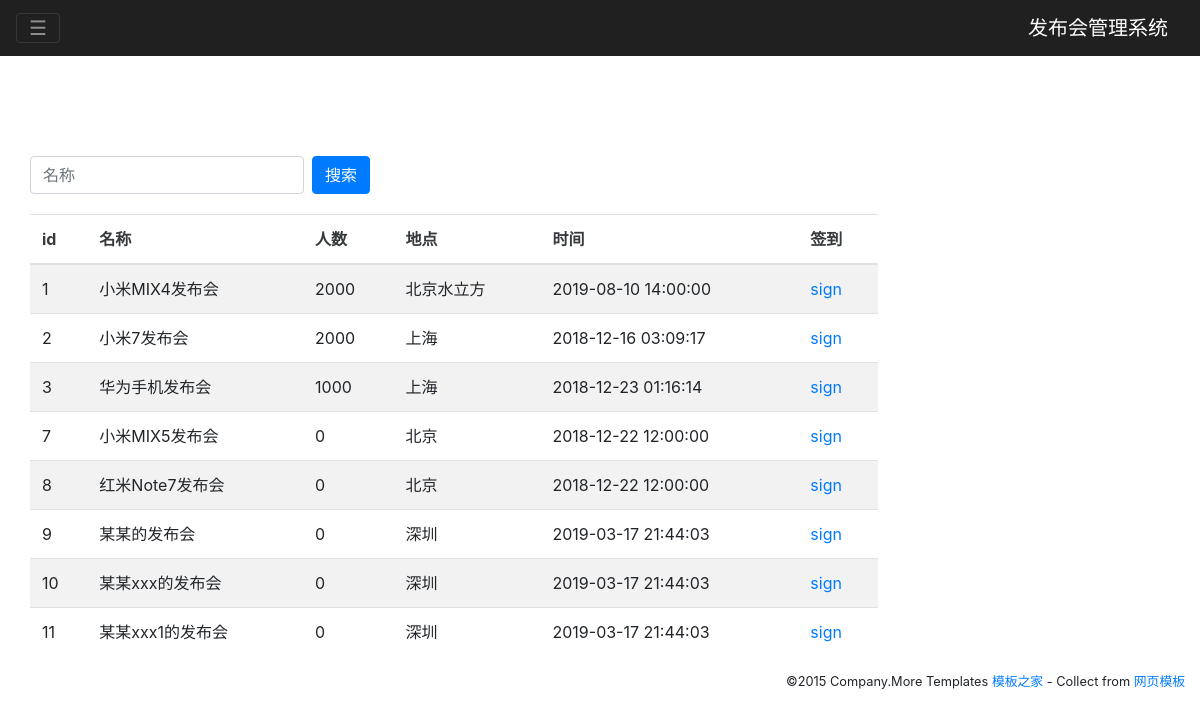
/event_manage/search_name/, run on the app's committed database.
### guest_app/models.py (models this page shows, shortened)
class Event(models.Model):
    name = models.CharField("名称", max_length=50)
    status = models.BooleanField("状态", default=True)
    limit = models.IntegerField("人数")
    address = models.CharField("地址", max_length=100)
    start_time = models.DateTimeField('时间')
    create_time = models.DateTimeField(auto_now_add=True)  # 更新时间（自动获取当前时间）

### guest_app/views/views.py (the view)
# urls.py: path("event_manage/search_name/", views.search_name),
def search_name(request):
    if request.method == "GET":
        name = request.GET.get("name", "")
        print("发布会名称", name)
        event_list = Event.objects.filter(name__contains=name)
        return render(request, "event_manage.html", {
            "events": event_list
        })
    else:
        return HttpResponseRedirect("/event_manage/")

### guest_app/templates/event_manage.html (shortened to what this page needs)
<!DOCTYPE html>
<html>
  <head>
    <link rel="stylesheet" href="http://maxcdn.bootstrapcdn.com/bootstrap/4.0.0-alpha.2/css/bootstrap.min.css" />
    <link href="http://maxcdn.bootstrapcdn.com/font-awesome/4.3.0/css/font-awesome.min.css" rel="stylesheet" />
  </head>
<body>
    <nav class="navbar navbar-fixed-top navbar-dark" style="background-color:#202020">
        <button class="navbar-toggler hidden-sm-up pull-right" type="button" data-toggle="collapse" data-target="#collapsingNavbar">
            ☰
        </button>
        <a class="navbar-brand" href="#">发布会管理系统</a>
    </nav>
    <div class="container-fluid" id="main">
        <div style="margin-top: 100px; margin-left: 15px; margin-bottom: 20px;">
            <form class="form-inline mt-2 mt-md-0" action="/event_manage/search_name/" method="get">
                <input class="form-control mr-sm-2" type="text" name="name" placeholder="名称" >
                <button class="btn btn-primary" type="submit">搜索</button>
          </form>
        </div>
        <div class="col-lg-9 col-md-8" >
            <div class="table-responsive">
                <table class="table table-striped">
                    <thead class="thead-inverse">
                        <tr>
                            <th style="color:#373a3c; background-color: #fff;">id</th>
                            <th style="color:#373a3c; background-color: #fff;">名称</th>
                            <th style="color:#373a3c; background-color: #fff;">人数</th>
                            <th style="color:#373a3c; background-color: #fff;">地点</th>
                            <th style="color:#373a3c; background-color: #fff;">时间</th>
                            <th style="color:#373a3c; background-color: #fff;">签到</th>
                        </tr>
                    </thead>
                    <tbody>
                    {% for event in events %}
                        <tr>
                            <td>{{event.id}}</td>
                            <td>{{event.name}}</td>
                            <td>{{event.limit}}</td>
                            <td>{{event.address}}</td>
                            <td>{{event.start_time | date:"Y-m-d H:i:s"}}</td>
                            <td><a href="/sign_index/{{event.id}}">sign</a></td>
                        </tr>
                    {% endfor %}
                    </tbody>
                </table>
            </div>
        </div>
    </div>
<footer class="container-fluid">
    <p class="text-right small">©2015 Company.More Templates <a href="http://www.cssmoban.com/" target="_blank" title="模板之家">模板之家</a> - Collect from <a href="http://www.cssmoban.com/" title="网页模板" target="_blank">网页模板</a></p>
</footer>
  </body>
</html>

### data on the page
Event: id "1", name "小米MIX4发布会", limit "2000", address "北京水立方", start_time "2019-08-10 14:00:00"
Event: id "2", name "小米7发布会", limit "2000", address "上海", start_time "2018-12-16 03:09:17"
Event: id "3", name "华为手机发布会", limit "1000", address "上海", start_time "2018-12-23 01:16:14"
Event: id "7", name "小米MIX5发布会", limit "0", address "北京", start_time "2018-12-22 12:00:00"
Event: id "8", name "红米Note7发布会", limit "0", address "北京", start_time "2018-12-22 12:00:00"
Event: id "9", name "某某的发布会", limit "0", address "深圳", start_time "2019-03-17 21:44:03"
Event: id "10", name "某某xxx的发布会", limit "0", address "深圳", start_time "2019-03-17 21:44:03"
Event: id "11", name "某某xxx1的发布会", limit "0", address "深圳", start_time "2019-03-17 21:44:03"
